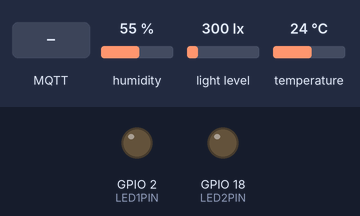
A sketch run on a simulated ESP32. On the bench: output pins drawn as LEDs (lit = HIGH). Inputs (shaded band) come from the test bench; at power-on: humidity 55 %, light level 300 lx, temperature 24 °C. WiFi joins after 1.5 s; servers stay silent unless stated; random numbers use the default seed unless the sketch sets one; no MQTT or app messages arrive unless stated; what the sketch prints to the serial monitor is not drawn.

Above: at 2.7 s.
2.8 s: MQTT message "on led1" arrives on the first subscribed topic
At 3.4 s:
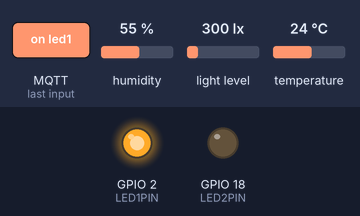
4.3 s: MQTT message "on led2" arrives on the first subscribed topic
At 4.6 s:
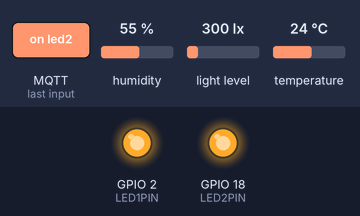
5.8 s: MQTT message "off led1" arrives on the first subscribed topic
At 7.0 s:
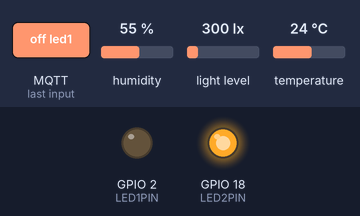
7.3 s: MQTT message "off led2" arrives on the first subscribed topic
At 8.1 s:
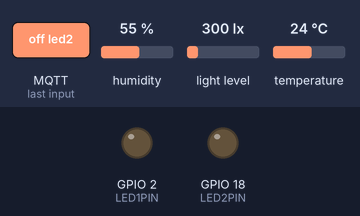
Timing chart, 0 to 9.8 s (numbered marks = the images above; inputs shaded):
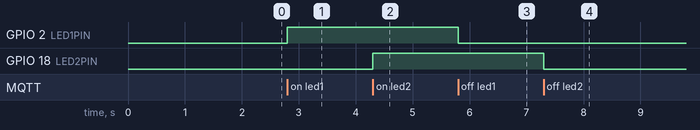

Measured:
- after the input at 2.8 s, GPIO 2 (LED1PIN): LOW → HIGH at once
- after the input at 4.3 s, GPIO 18 (LED2PIN): LOW → HIGH at once
- after the input at 5.8 s, GPIO 2 (LED1PIN): HIGH → LOW at once
- after the input at 7.3 s, GPIO 18 (LED2PIN): HIGH → LOW at once

The sketch:

led_control.ino
```cpp
#include <WiFi.h>
#include <PubSubClient.h>
#include "DHT.h"
#include <Wire.h>
#include <BH1750.h>

const char* ssid = "TuanAnh";
const char* password = "12121212";
#define MQTT_SERVER "172.20.10.9"
#define MQTT_PORT 1883
#define MQTT_USER "Tunaa"
#define MQTT_PASSWORD "12345678"
#define MQTT_TEMPERATURE_TOPIC "ESP32/DHT11/Temperature"
#define MQTT_HUMIDITY_TOPIC "ESP32/DHT11/Humidity"
#define MQTT_LED_TOPIC "ESP32/Led"
#define MQTT_LIGHT_TOPIC "ESP32/Light"

bool ledStateUpdated = false;
#define MQTT_LED_CHECK_TOPIC "ESP32/LedCheck"

#define LED1PIN 2
#define  LED2PIN 18
#define DHTPIN 4
#define DHTTYPE DHT11

unsigned long previousMillis = 0;
const long interval = 5000;
int current_ledState = LOW;
int last_ledState = LOW;

WiFiClient wificlient;
PubSubClient client(wificlient);
DHT dht(DHTPIN,DHTTYPE);
BH1750 lightMeter(0x23);

void setup_wifi(){
  Serial.print("Connecting to ");
  Serial.println(ssid);
  WiFi.begin(ssid,password);
  while(WiFi.status() != WL_CONNECTED){
    delay(500);
    Serial.print(".");
  }
  randomSeed(micros());
  Serial.println("");
  Serial.println("WiFi connected");
  Serial.println("IP address: ");
  Serial.println(WiFi.localIP());


}

void connect_to_broker(){
  while(!client.connected()){
    Serial.print("Attempting MQTT connection...");
    String clientId = "ESP32";
    clientId += String(random(0xffff), HEX);
    if (client.connect(clientId.c_str(), MQTT_USER, MQTT_PASSWORD)) {
      Serial.println("connected");
      client.subscribe (MQTT_LED_TOPIC);
    } else {
      Serial.print("failed, rc=");
      Serial.print(client.state());
      Serial.println(" try again in 2 seconds");
      delay(2000);
    }
  }
}

void callback(char* topic, byte *payload, unsigned int length) {
  Serial.println("-------new message from broker-----");
  Serial.print("topic: ");
  Serial.println(topic);
  Serial.print("message: ");
  Serial.write(payload, length);
  Serial.println();

  String message = String((char*)payload);

  if (strcmp(topic, MQTT_LED_TOPIC) == 0) {
    if (message.indexOf("on led1") != -1) {
      digitalWrite(LED1PIN, HIGH);
      ledStateUpdated = true;
    } else if (message.indexOf("off led1") != -1) {
      digitalWrite(LED1PIN, LOW);
      ledStateUpdated = true;
    } else if (message.indexOf("on led2") != -1) {
      digitalWrite(LED2PIN, HIGH);
      ledStateUpdated = true;
    } else if (message.indexOf("off led2") != -1) {
      digitalWrite(LED2PIN, LOW);
      ledStateUpdated = true;
    }
  }
}

void sendLedCheckResponse() {
  client.publish(MQTT_LED_CHECK_TOPIC, ledStateUpdated ? "updated" : "not updated");
  ledStateUpdated = false;
}

void setup() {
  Serial.begin(115200);
  Serial.setTimeout(500);
  Serial.println(F("ESP32-U get data from DHT11 & send to MQTT!"));
  client.setServer(MQTT_SERVER, MQTT_PORT );
  setup_wifi();
  client.setCallback(callback);
  connect_to_broker();
  dht.begin();
  pinMode(LED1PIN, OUTPUT);
  digitalWrite(LED1PIN, current_ledState);
  pinMode(LED2PIN, OUTPUT);
  digitalWrite(LED2PIN, current_ledState);
  Wire.begin();
  lightMeter.begin();
}

void loop() {
  client.loop();

  if (!client.connected()) {
    connect_to_broker();
  }
  if (last_ledState != current_ledState) {
    last_ledState = current_ledState;
    digitalWrite(LED1PIN, current_ledState);
    Serial.print("LED state is ");
    Serial.println(current_ledState);
  }
  unsigned long currentMillis = millis();
  if (currentMillis - previousMillis >= interval) {
    float h = dht.readHumidity();
    float t = dht.readTemperature();
    // Kiểm tra xem có lần đọc nào bị lỗi không và thoát sớm (để thử lại).
    if (isnan(h) || isnan(t)) {
      Serial.println(F("Failed to read from DHT sensor!"));
      return;
    } else {
      client.publish(MQTT_TEMPERATURE_TOPIC, String(t).c_str());
      client.publish(MQTT_HUMIDITY_TOPIC, String (h).c_str());
      previousMillis = currentMillis;

      uint16_t lux = lightMeter.readLightLevel();
      client.publish(MQTT_LIGHT_TOPIC, String(lux).c_str());
      sendLedCheckResponse();

      Serial.print(F("Humidity: "));
      Serial.print(h);
      Serial.println("%");
      Serial.print(F("Temperature: "));
      Serial.print(t);
      Serial.println("ºC");
      Serial.print("Light: ");
      Serial.print(lux);
      Serial.println(" Lux");
    }
  }
}
```
